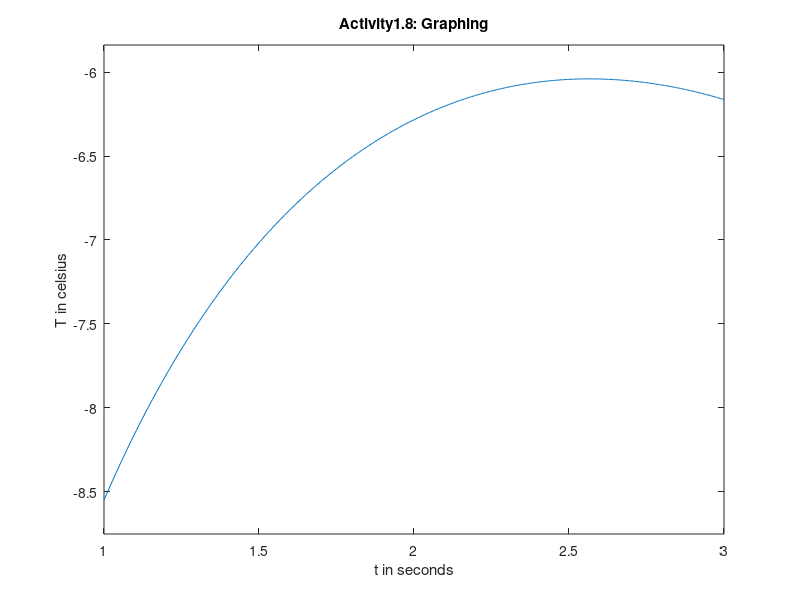

Write MATLAB code to recreate this figure. (Note: this script raises an error after producing the figure.)
%Activity1.8:Use MATLAB to plot the function T = 6ln(t) - 7e^0.2t over the
%interval t=[1,3]. Put the title on the plot and properly label the axes.
%. The variable T represents the temperature in Celsius; the variable t represents time in minutes. 

%Equation plot
ezplot('(6*log(t)) - (7*exp(0.2*t))',[1,3]);
%xlabel
xlabel('t in seconds');
%ylabel
ylabel('T in celsius');
%title
title('Activity1.8: Graphing');

clear

%Activity1.9
 help plot
 help label
 help cos
 hep cosine
 help :
 help *